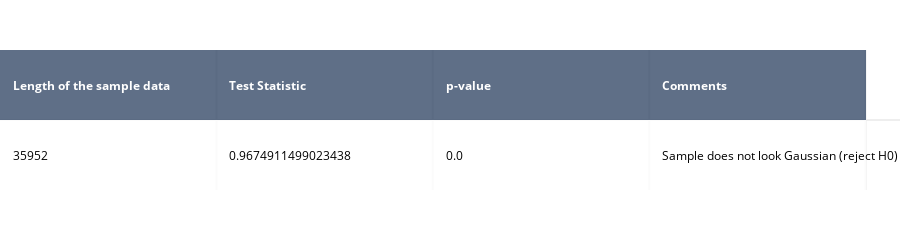

Notebook code for this chart:
### Code cell
stat, p = shapiro(vehicles['CO2 Emission Grams/Mile'])

# interpret
alpha = 0.05
if p > alpha:
    msg = 'Sample looks Gaussian (fail to reject H0)'
else:
    msg = 'Sample does not look Gaussian (reject H0)'

result_mat = [
    ['Length of the sample data', 'Test Statistic', 'p-value', 'Comments'],
    [len(vehicles['CO2 Emission Grams/Mile']), stat, p, msg]
]

swt_table = ff.create_table(result_mat)
swt_table['data'][0].colorscale=[[0, '#2a3f5f'],[1, '#ffffff']]
swt_table['layout']['height']=200
swt_table['layout']['margin']['t']=50
swt_table['layout']['margin']['b']=50

swt_table.iplot()

### Figure 1 — Plotly figure (JSON) as saved in the notebook; plotly's stock layout.template omitted (floating-point values rounded to 4 significant figures)
{"data": [{"colorscale": [[0, "#2a3f5f"], [1, "#ffffff"]], "hoverinfo": "none", "opacity": 0.75, "showscale": false, "type": "heatmap", "uid": "61593912-b22a-11e9-b0d4-8c2937efece8", "z": [[0, 0, 0, 0], [0.5, 0.5, 0.5, 0.5]]}], "layout": {"annotations": [{"align": "left", "font": {"color": "#ffffff"}, "showarrow": false, "text": "<b>Length of the sample data</b>", "x": -0.45, "xanchor": "left", "xref": "x", "y": 0, "yref": "y"}, {"align": "left", "font": {"color": "#ffffff"}, "showarrow": false, "text": "<b>Test Statistic</b>", "x": 0.55, "xanchor": "left", "xref": "x", "y": 0, "yref": "y"}, {"align": "left", "font": {"color": "#ffffff"}, "showarrow": false, "text": "<b>p-value</b>", "x": 1.55, "xanchor": "left", "xref": "x", "y": 0, "yref": "y"}, {"align": "left", "font": {"color": "#ffffff"}, "showarrow": false, "text": "<b>Comments</b>", "x": 2.55, "xanchor": "left", "xref": "x", "y": 0, "yref": "y"}, {"align": "left", "font": {"color": "#000000"}, "showarrow": false, "text": "35952", "x": -0.45, "xanchor": "left", "xref": "x", "y": 1, "yref": "y"}, {"align": "left", "font": {"color": "#000000"}, "showarrow": false, "text": "0.9674911499023438", "x": 0.55, "xanchor": "left", "xref": "x", "y": 1, "yref": "y"}, {"align": "left", "font": {"color": "#000000"}, "showarrow": false, "text": "0.0", "x": 1.55, "xanchor": "left", "xref": "x", "y": 1, "yref": "y"}, {"align": "left", "font": {"color": "#000000"}, "showarrow": false, "text": "Sample does not look Gaussian (reject H0)", "x": 2.55, "xanchor": "left", "xref": "x", "y": 1, "yref": "y"}], "height": 200, "margin": {"b": 50, "l": 0, "r": 0, "t": 50}, "xaxis": {"dtick": 1, "gridwidth": 2, "showticklabels": false, "tick0": -0.5, "ticks": "", "zeroline": false}, "yaxis": {"autorange": "reversed", "dtick": 1, "gridwidth": 2, "showticklabels": false, "tick0": 0.5, "ticks": "", "zeroline": false}}}
